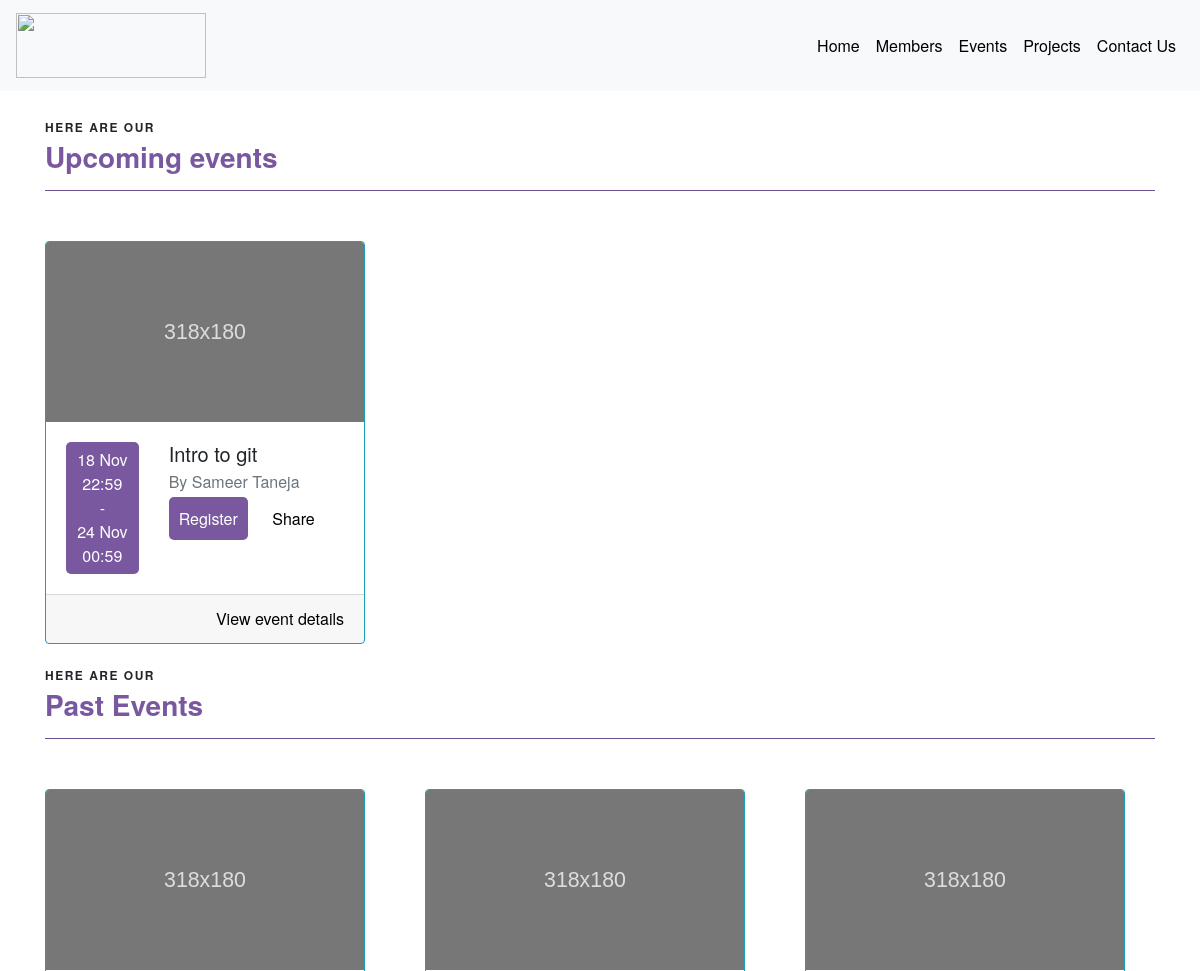
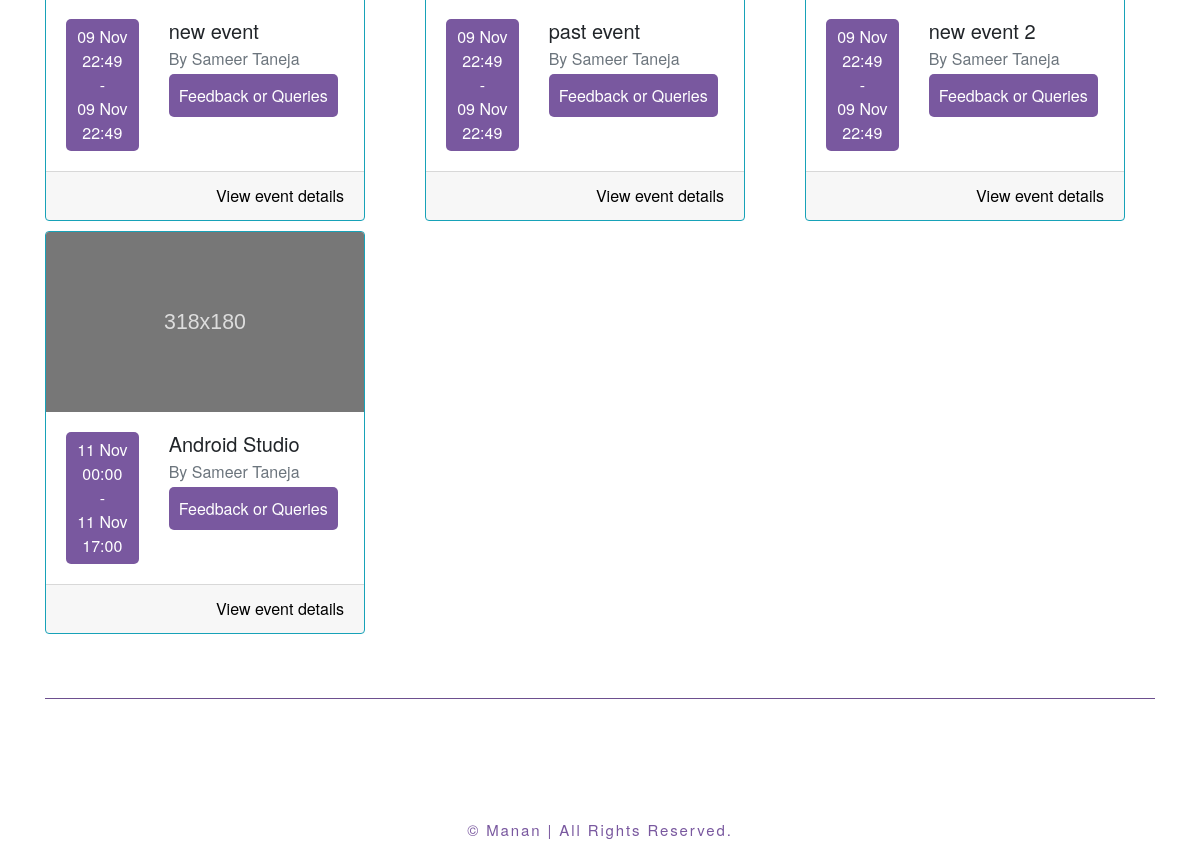
Screenshot of /events/ with the database file from the repository (2 pictures, top to bottom).
### main/models.py (models this page shows, shortened)
class Event(models.Model):
    description = models.TextField(blank=True, null=True)
    title = models.CharField(max_length=500)
    host = models.CharField(max_length=100)
    venue = models.CharField(max_length=100)
    fee = models.IntegerField(default=0)
    rules = models.TextField(blank=True, null=True)
    prerequistes = models.TextField(blank=True, null=True)
    start_date = models.DateField(default=datetime.date.today,auto_now=False,auto_now_add=False)
    end_date = models.DateField(default=datetime.date.today,auto_now=False,auto_now_add=False)
    start_time = models.TimeField(default=datetime.datetime.now().time(),auto_now=False,auto_now_add=False)
    end_time = models.TimeField(default=datetime.datetime.now().time(),auto_now=False,auto_now_add=False)

### main/views.py (the view)
# urls.py: url(r'^events/$',event_list_view,name="events-list"),
def event_list_view(request):
	obj = Event.objects.all()
	past = []
	future = []
	for x in obj :
		if x.end_date <datetime.date.today():
			past.append(x)
		elif x.end_date ==datetime.date.today() and x.end_time < datetime.datetime.now().time():
			past.append(x)
		else :
			future.append(x)
	return render(request,'events.html',{'past':past,'future':future})

### main/templates/events.html (shortened to what this page needs)
<!doctype html>
<html lang="en">
<head>
  <link rel="stylesheet" href="https://maxcdn.bootstrapcdn.com/bootstrap/4.0.0-beta.2/css/bootstrap.min.css">
</head>
<body style="background-color: #fff">
  <nav class="navbar fixed-top navbar-expand-lg bg-light" style="background-color: #fff;">
    <a class="navbar-brand" href="/">
      <img src="https://s3.amazonaws.com/aws-website-manan-y6eya/manan/manan-logo.png" width="190" height="65">
    </a>
    <div class="collapse navbar-collapse justify-content-end" id="navbarSupportedContent">
      <ul class="navbar-nav justify-content-end">
        <li class="nav-item active">
          <a class="nav-link" href="/">Home <span class="sr-only">(current)</span></a>
        </li>
        <li class="nav-item">
          <a class="nav-link" href="/members">Members</a>
        </li>
        <li class="nav-item">
          <a class="nav-link" href="/events/">Events</a>
        </li>
        <li class="nav-item">
          <a class="nav-link" href="/projects/">Projects</a>
        </li>
        <li class="nav-item">
          <a class="nav-link" href="/contact/">Contact Us</a>
        </li>
      </ul>
    </div>
  </nav>
  <div class="container">
    <br/><br/><br/><br/>
    <div class="row">
      <div class="col-lg-12"><br/>
        <p class="txxt-head">Here are our</p>
        <h3 class="txxt-body">Upcoming events</h3>
        <hr style="background-color: #79589F">
        <br/>
      </div>
    </div>
    <div class="row">
      {% for x in future %}
      <div class="col-lg-4" style="margin-top: 10px;">
        <div class="card border-info" style="width: 20rem;">
          <img class="card-img-top" alt="Card image cap">
          <div class="card-body">
            <div class="row">
              <div class="col-lg-4">
                <div class="container text-center" style="padding:6px;background-color:#79589F;color:#fff;border-radius:5px; ">
                  {{ x.start_date|date:"d M " }}{{ x.start_time|time:"H:i" }}
                  <br/>
                  -
                  <br/>
                  {{ x.end_date|date:"d M" }} {{ x.end_time|time:"H:i" }}
                </div>
              </div>
              <div class="col-lg-8">
                <h5 class="card-title">{{x.title}}</h5>
                <h6 class="card-subtitle mb-2 text-muted">By Sameer Taneja</h6>
                <a href="#" class="card-link"  style="padding:10px;background-color:#79589F;color:#fff;border-radius:5px; " data-toggle="modal" data-target="#exampleModal" data-eventid="{{x.title}}"  data-eventname="{{x.title}}">Register</a>
                <a href="#" class="card-link">Share</a>
              </div>
            </div>
          </div>
          <div class="card-footer">
            <a href="#" class=" float-right">View event details</a>
          </div>
        </div>
      </div>
      {% endfor %}
    </div>
    <br/>
    <div class="row">
      <div class="col-lg-12">
        <p class="txxt-head">Here are our</p>
        <h3 class="txxt-body">Past Events</h3>
        <hr style="background-color: #79589F">
        <br/>
      </div>
    </div>
    <div class="row">
      {% for x in past %}
      <div class="col-lg-4" style="margin-top: 10px;">
        <div class="card border-info" style="width: 20rem;">
          <img class="card-img-top" alt="Card image cap">
          <div class="card-body">
            <div class="row">
              <div class="col-lg-4">
                <div class="container text-center" style="padding:6px;background-color:#79589F;color:#fff;border-radius:5px; ">
                  {{ x.start_date|date:"d M" }} {{ x.start_time|time:"H:i" }}<br/>  -  <br/>{{ x.end_date|date:"d M" }} {{ x.end_time|time:"H:i" }}
                </div>
              </div>
              <div class="col-lg-8">
                <h5 class="card-title">{{x.title}}</h5>
                <h6 class="card-subtitle mb-2 text-muted">By Sameer Taneja</h6>
                <a href="#" class="card-link"  style="padding:10px;background-color:#79589F;color:#fff;border-radius:5px; ">Feedback or Queries</a>
              </div>
            </div>
          </div>
          <div class="card-footer">
            <a href="#" class=" float-right">View event details</a>
          </div>
        </div>
      </div>
      {% endfor %}
    </div>
    <br/><br/>
    <hr style="background-color: #79589F">
    <br/><br/>
  </div>
  <br/><br/>
  <footer class="txxt-tail text-center">
    <p style="color:#79589F;padding-top: 10px;">© Manan | All Rights Reserved.</p>
  </footer>
</body>
</html>

### main/templates/events.html (style rules this page uses)
body { font-family: "BentonSans", "Helvetica Neue", sans-serif; }
a { color: #000; }
.txxt-head { margin-bottom: 20px; font-size: 12px; font-weight: bold; text-transform: uppercase; letter-spacing: .125em; margin: 0 0 .5em 0; line-height: 1.2; }
.txxt-body { color:#79589F; font-weight: bold; margin: 0 0 .5em 0; line-height: 1.2; }
.txxt-tail { margin-bottom: 20px; font-size: 15px; letter-spacing: .125em; margin: 0 0 .5em 0; line-height: 1.2; }

### rows the page displays
Event: start_date "18 Nov", start_time "22:59", end_date "24 Nov", end_time "00:59", title "Intro to git"
Event: start_date "09 Nov", start_time "22:49", end_date "09 Nov", end_time "22:49", title "new event"
Event: start_date "09 Nov", start_time "22:49", end_date "09 Nov", end_time "22:49", title "past event"
Event: start_date "09 Nov", start_time "22:49", end_date "09 Nov", end_time "22:49", title "new event 2"
Event: start_date "11 Nov", start_time "00:00", end_date "11 Nov", end_time "17:00", title "Android Studio"
